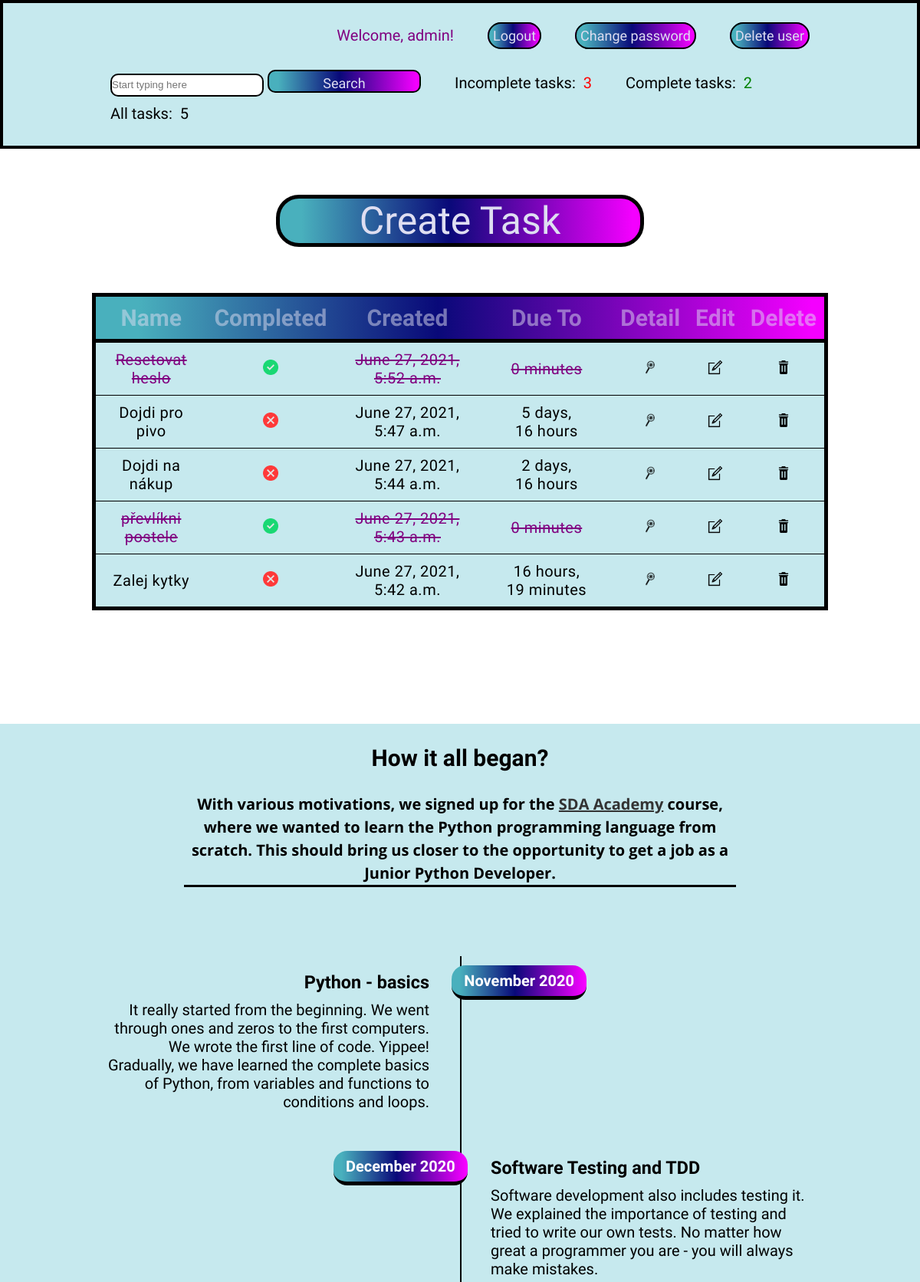
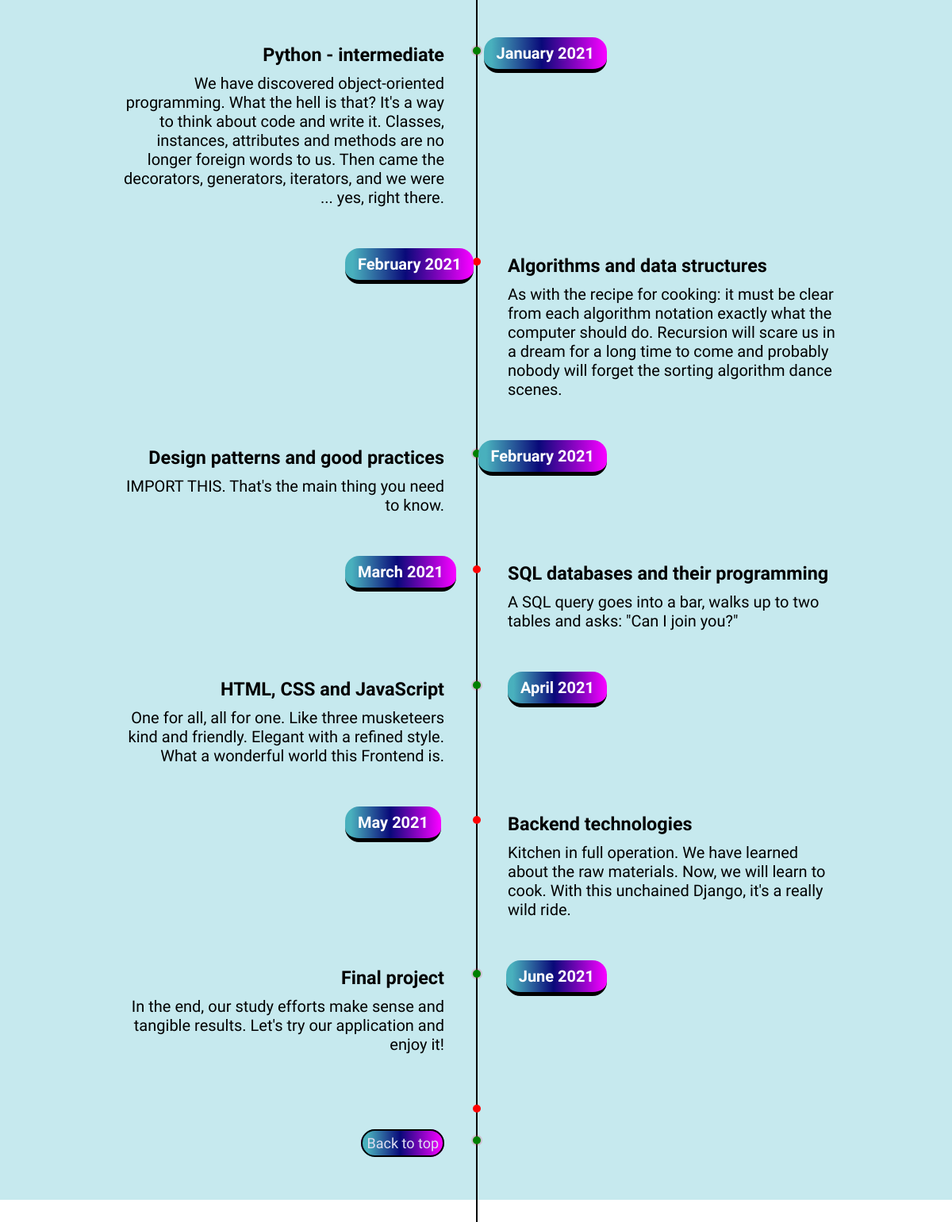
The app's page / (signed in) with its own data (2 pictures, top to bottom).
### todo/models.py (models this page shows, shortened)
class Task(models.Model):
    user = models.ForeignKey(User, on_delete=models.CASCADE)
    name = models.CharField(max_length=128)
    description = models.TextField()
    completed = models.BooleanField(default=False)
    created = models.DateTimeField(auto_now_add=True)
    time_remaining = models.DateTimeField(auto_now_add=False, auto_now=False, blank=True, null=True)
    class Meta:
        ordering = ['-created', 'time_remaining']

### todo/views.py (the view)
# urls.py: path('', AllTasks.as_view(), name='all-tasks'),
class AllTasks(ListView):
    model = Task
    template_name = 'index.html'
    context_object_name = 'all_tasks'
    def get_context_data(self, **kwargs):
        context = super().get_context_data(**kwargs)
        context['count_no'] = context['all_tasks'].filter(completed=False).count()
        context['count_yes'] = context['all_tasks'].filter(completed=True).count()
        context['count_all'] = context['all_tasks'].count()
        search = self.request.GET.get('searchbar') or ''
        if search:
            context['all_tasks'] = context['all_tasks'].filter(name__icontains=search)
        context['search'] = search
        return context

### todo/templates/index.html (shortened to what this page needs)
{% extends 'base.html' %}
{% load static %}
{% block css_files %}
<link rel="stylesheet" type="text/css" href='{% static "todo/style.css" %}'>
{% endblock %}
{% block content %}
    {% if user.is_authenticated %}
        <header>
            <nav>
                <div align="right">
                    <ul>
                        <li style="color: purple">
                            {% if user.first_name %}Welcome, {{ user.first_name }}!
                            {% else %}Welcome, {{ user.username }}!{% endif %}
                        </li>
                        <li><a class="nav-link" href="{% url 'logout' %}">Logout</a></li>
                        <li><a class="nav-link" href="{% url 'password-change' %}">Change password</a></li>
                        <li><a class="nav-link" href="{% url 'delete-user' user.id %}">Delete user</a></li>
                    </ul>
                </div>
                <br>
                <ul style="text-align: left">
                    <li>
                        <form class="form" method="get">
                            <input type="search" placeholder="Start typing here" aria-label="Search" name="searchbar" value="{{ search }}">
                            <input class="nav-link" type="submit" value="Search">
                        </form>
                    </li>
                    <li>Incomplete tasks:<span class="u-tasks"> {{ count_no }} </span></li>
                    <li>Complete tasks:<span class="c-tasks"> {{ count_yes }} </span></li>
                    <li class="all-tasks"> All tasks:<span class="a-tasks"> {{ count_all }} </span></li>
                </ul>
            </nav>
        </header>
        <div class="table-container">
            <a class="table-msg" href="{% url 'create-task' %}">Create Task</a>
            <table>
                <thead>
                  <tr>
                    <th>Name</th>
                    <th>Completed</th>
                    <th>Created</th>
                    <th>Due To</th>
                    <th>Detail</th>
                    <th>Edit</th>
                    <th>Delete</th>
                  </tr>
                </thead>
                <tbody>
                {% for task in all_tasks %}
                    {% if task.completed %}
                        <tr>
                            <td class="striker">{{ task.name }}</td>
                            <td><img class="img-icon" src="../static/img/complete-icon.png" alt="Finished"></td>
                            <td class="striker">{{ task.created }}</td>
                            <td class="striker">{{ task.time_remaining|timeuntil }}</td>
                            <td><a href="{% url 'detail-task' task.id %}"><img class="img-icon" src="../static/img/detail-icon.png" alt="Detail"></a></td>
                            <td><a href="{% url 'edit-task' task.id %}"><img class="img-icon" src="../static/img/edit-icon.png" alt="Edit"></a></td>
                            <td><a href="{% url 'delete-task' task.id %}"><img class="img-icon" src="../static/img/delete-icon.png" alt="Delete"></a></td>
                        </tr>
                    {% else %}
                        <tr>
                            <td>{{ task.name }}</td>
                            <td><img class="img-icon" src="../static/img/incomplete-icon.png" alt="Unfinished"></td>
                            <td>{{ task.created }}</td>
                            <td>{{ task.time_remaining|timeuntil }}</td>
                            <td><a href="{% url 'detail-task' task.id %}"><img class="img-icon" src="../static/img/detail-icon.png" alt="Detail"></a></td>
                            <td><a href="{% url 'edit-task' task.id %}"><img class="img-icon" src="../static/img/edit-icon.png" alt="Edit"></a></td>
                            <td><a href="{% url 'delete-task' task.id %}"><img class="img-icon" src="../static/img/delete-icon.png" alt="Delete"></a></td>
                        </tr>
                    {% endif %}
                {% endfor %}
                </tbody>
            </table>
        </div>
    {% endif %}
{% endblock %}
{% block section %}
<section>
    <div class="hero">
        <h2>How it all began?</h2>
        <h4>With various motivations, we signed up for the <a href="https://sdacademy.cz/"><u>SDA Academy</u></a> course,
            where we wanted to learn the Python programming language from scratch.
            This should bring us closer to the opportunity to get a job as a Junior Python Developer.
        </h4>
    </div>
    <div class="timeline">
        <ul>
            <li>
                <div class="content">
                    <h3>Python - basics</h3>
                    <p>It really started from the beginning. We went through ones and zeros to the first
                        computers. We wrote the first line of code. Yippee! Gradually, we have learned the
                        complete basics of Python, from variables and functions to conditions and loops.
                    </p>
                </div>
                <div class="time">
                    <h4>November 2020</h4>
                </div>
            </li>
            <li>
                <div class="content">
                    <h3>Software Testing and TDD</h3>
                    <p>Software development also includes testing it. We explained the importance of testing and tried
                        to write our own tests. No matter how great a programmer you are - you will always make mistakes.
                    </p>
                </div>
                <div class="time">
                    <h4>December 2020</h4>
                </div>
            </li>
            <li>
                <div class="content">
                    <h3>Python - intermediate</h3>
                    <p>We have discovered object-oriented programming. What the hell is that? It's a way to think about
                        code and write it. Classes, instances, attributes and methods are no longer foreign words to us.
                        Then came the decorators, generators, iterators, and we were ... yes, right there.
                    </p>
                </div>
                <div class="time">
                    <h4>January 2021</h4>
                </div>
            </li>
            <li>
                <div class="content">
                    <h3>Algorithms and data structures</h3>
                    <p>As with the recipe for cooking: it must be clear from each algorithm notation exactly what the
                        computer should do. Recursion will scare us in a dream for a long time to come and probably
                        nobody will forget the sorting algorithm dance scenes.
                    </p>
                </div>
                <div class="time">
                    <h4>February 2021</h4>
                </div>
            </li>
            <li>
                <div class="content">
                    <h3>Design patterns and good practices</h3>
                    <p>IMPORT THIS. That's the main thing you need to know.</p>
                </div>
                <div class="time">
                    <h4>February 2021</h4>
                </div>
            </li>
            <li>
                <div class="content">
                    <h3>SQL databases and their programming</h3>
                    <p>A SQL query goes into a bar, walks up to two tables and asks: "Can I join you?"
                    </p>
                </div>
                <div class="time">
                    <h4>March 2021</h4>
                </div>
            </li>
            <li>
                <div class="content">
                    <h3>HTML, CSS and JavaScript</h3>
                    <p>One for all, all for one. Like three musketeers kind and friendly. Elegant with a refined style.
                        What a wonderful world this Frontend is.
                    </p>
                </div>
                <div class="time">
                    <h4>April 2021</h4>
                </div>
            </li>
            <li>
                <div class="content">
                    <h3>Backend technologies</h3>
                    <p>Kitchen in full operation. We have learned about the raw materials. Now, we will learn to cook.
                        With this unchained Django, it's a really wild ride.
                    </p>
                </div>
                <div class="time">
                    <h4>May 2021</h4>
                </div>
            </li>
            <li>
                <div class="content">
                    <h3>Final project</h3>
                    <p> In the end, our study efforts make sense and tangible results. Let's try our application and
                        enjoy it!
                    </p>
                </div>
                <div class="time">
                    <h4>June 2021</h4>
                </div>
            </li>
            <li>
            </li>
            <li>
                <a class="nav-link" href="{% url 'all-tasks' %}">Back to top</a>
            </li>
        </ul>
    </div>
</section>
{% endblock %}

### records on screen
Task: name "Resetovat heslo", completed True (drawn), created "June 27, 2021, 5:52 a.m.", time_remaining "0 minutes"
Task: name "Dojdi pro pivo", completed False (drawn), created "June 27, 2021, 5:47 a.m.", time_remaining "5 days, 16 hours"
Task: name "Dojdi na nákup", completed False (drawn), created "June 27, 2021, 5:44 a.m.", time_remaining "2 days, 16 hours"
Task: name "převlíkni postele", completed True (drawn), created "June 27, 2021, 5:43 a.m.", time_remaining "0 minutes"
Task: name "Zalej kytky", completed False (drawn), created "June 27, 2021, 5:42 a.m.", time_remaining "16 hours, 19 minutes"

### other values on screen
{{ user.username }} "admin"
{{ count_no }} "3"
{{ count_yes }} "2"
{{ count_all }} "5"
